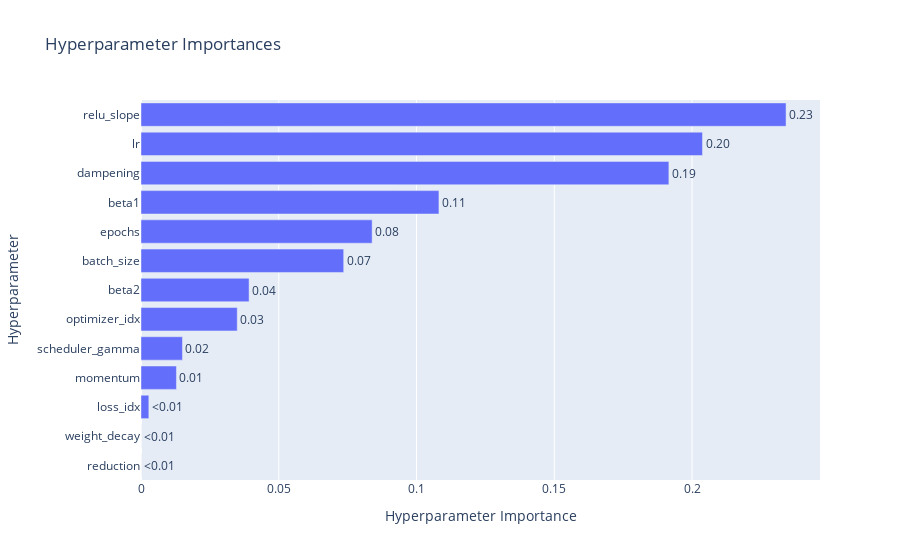

Source (notebook cell):
### Code cell
vis.plot_param_importances(study)

### Figure 1 — Plotly figure (JSON) as saved in the notebook; plotly's stock layout.template omitted (floating-point values rounded to 4 significant figures)
{"data": [{"cliponaxis": false, "hovertemplate": ["reduction (CategoricalDistribution): 0.0<extra></extra>", "weight_decay (FloatDistribution): 0.0<extra></extra>", "loss_idx (IntDistribution): 0.0028455970726130827<extra></extra>", "momentum (FloatDistribution): 0.012863390886482315<extra></extra>", "scheduler_gamma (FloatDistribution): 0.015048587062636214<extra></extra>", "optimizer_idx (IntDistribution): 0.03492957533847455<extra></extra>", "beta2 (FloatDistribution): 0.039229983166017855<extra></extra>", "batch_size (IntDistribution): 0.0735650495521526<extra></extra>", "epochs (IntDistribution): 0.08389080642531092<extra></extra>", "beta1 (FloatDistribution): 0.10813432332554294<extra></extra>", "dampening (FloatDistribution): 0.1915875617617729<extra></extra>", "lr (FloatDistribution): 0.20379124443720184<extra></extra>", "relu_slope (FloatDistribution): 0.23411388097179492<extra></extra>"], "name": "Objective Value", "orientation": "h", "text": ["<0.01", "<0.01", "<0.01", "0.01", "0.02", "0.03", "0.04", "0.07", "0.08", "0.11", "0.19", "0.20", "0.23"], "textposition": "outside", "type": "bar", "x": [0, 0, 0.002846, 0.01286, 0.01505, 0.03493, 0.03923, 0.07357, 0.08389, 0.1081, 0.1916, 0.2038, 0.2341], "y": ["reduction", "weight_decay", "loss_idx", "momentum", "scheduler_gamma", "optimizer_idx", "beta2", "batch_size", "epochs", "beta1", "dampening", "lr", "relu_slope"]}], "layout": {"title": {"text": "Hyperparameter Importances"}, "xaxis": {"title": {"text": "Hyperparameter Importance"}}, "yaxis": {"title": {"text": "Hyperparameter"}}}}
